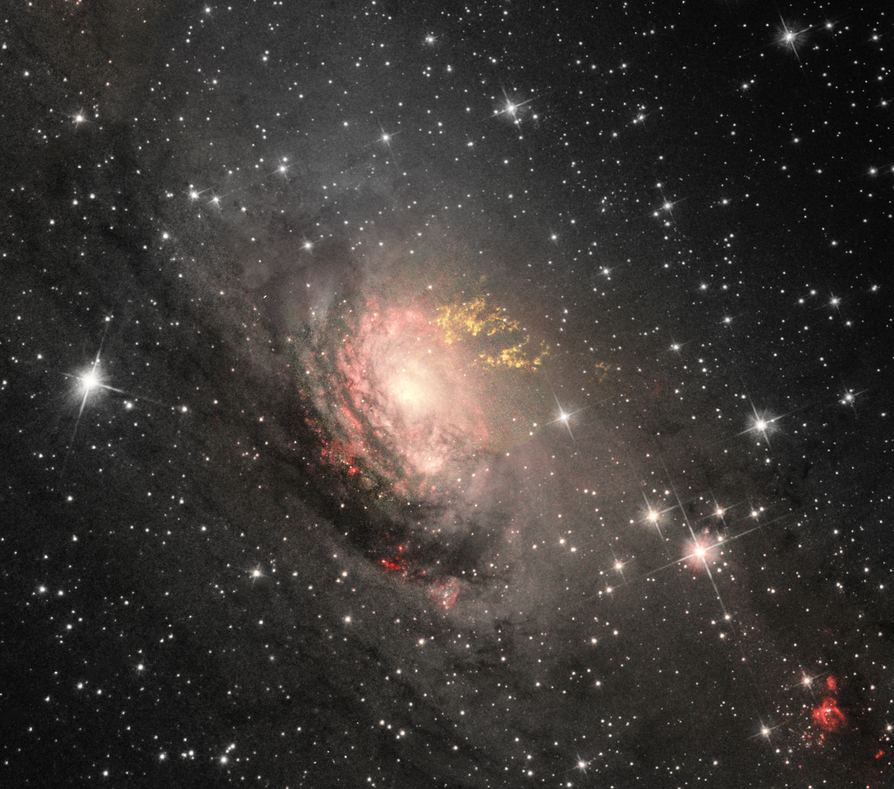
#> input picture images/galaxy.png, 894 x 789 px, shrunk from 1160 x 1024 before the run, found by its file name
$ python imageCompression.py
#> lines starting #> are read from the running program, lines starting #| are printed output that depends on the picture
#Realized by Alexandru-Andrei Carmici and Mihai Necula

import numpy as np
import matplotlib.pyplot as plt
import matplotlib.image as mpimg
from os import path
import random

random.seed(0)

def rgb2gray(rgb):
    return np.dot(rgb[...,:3], [0.2989, 0.5870, 0.1140])

name = input("Write image name or EXIT to exit: ")
#> the answer given: images/galaxy.png

if name == "EXIT":
    exit()
else:
    way="./images/"+name
    backupway="../images/"+name

    if not path.exists(way) and not path.exists(backupway):
        print("\nERROR! FILE DOES NOT EXISTS!")
        input()
        exit()
    elif path.exists(backupway):
        way = backupway

    Img =  mpimg.imread(way)
#> Img is the input picture: shape (789, 894, 3) float32; mean R, G, B 0.236, 0.218, 0.206
    plt.axis("off")
    plt.title(name)
    plt.imshow(Img)
    plt.show()

    grayImg = rgb2gray(Img)
#> in rgb2gray, `return np.dot(rgb[...,:3], [0.2989, 0.5870, 0.1140])`:
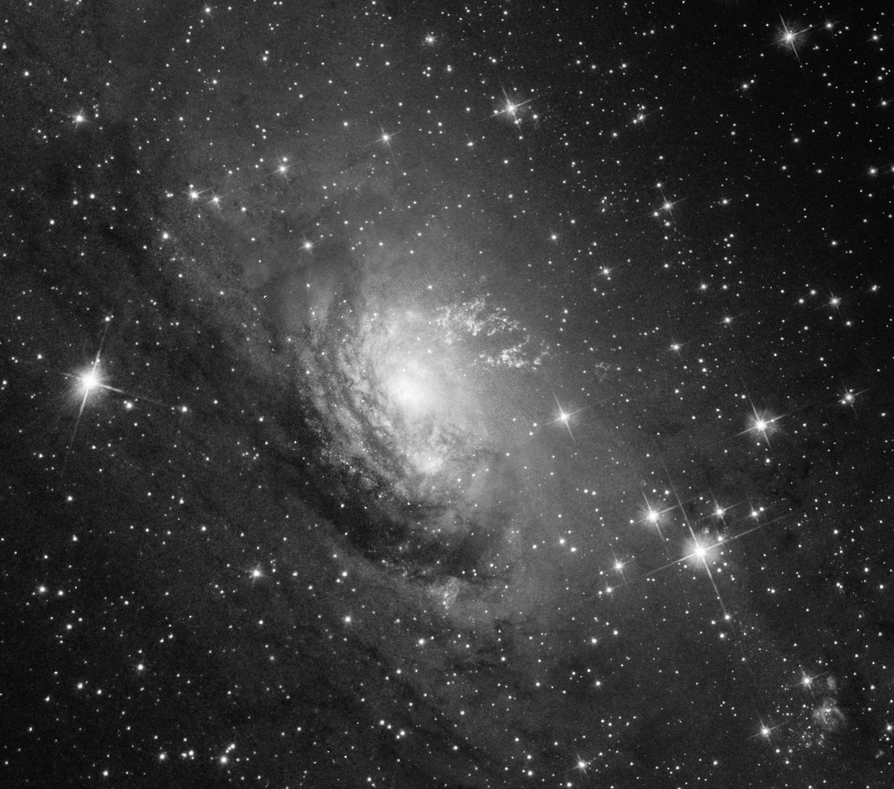
#> returned value: shape (789, 894) float64; min 0.00784, max 1, mean 0.222

    U,S,V = np.linalg.svd(grayImg)
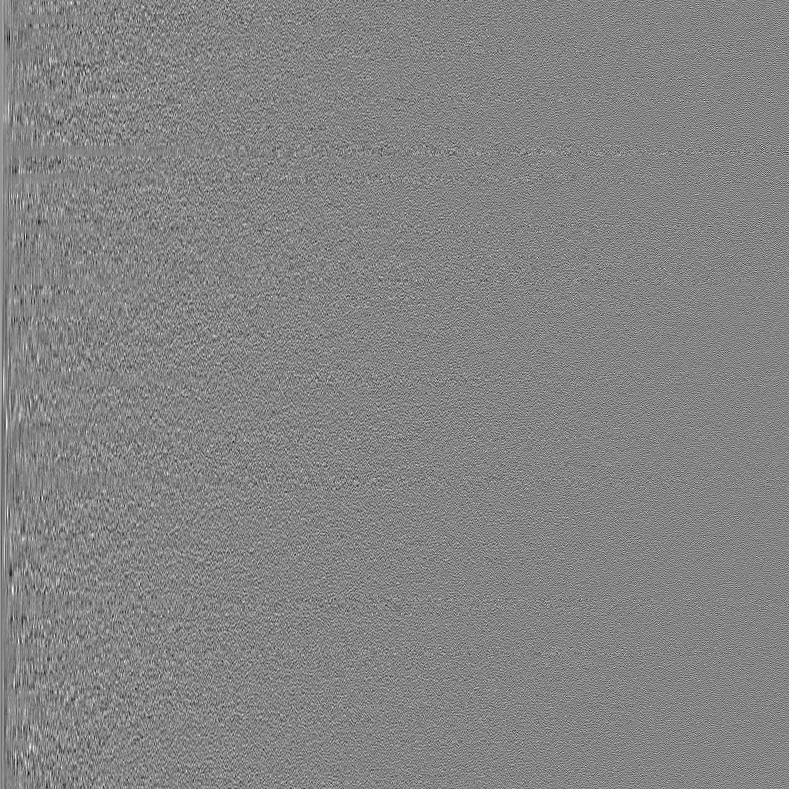
#> U: shape (789, 789) float64; min -0.212, max 0.196, mean 4.65e-05; drawn with min black and max white
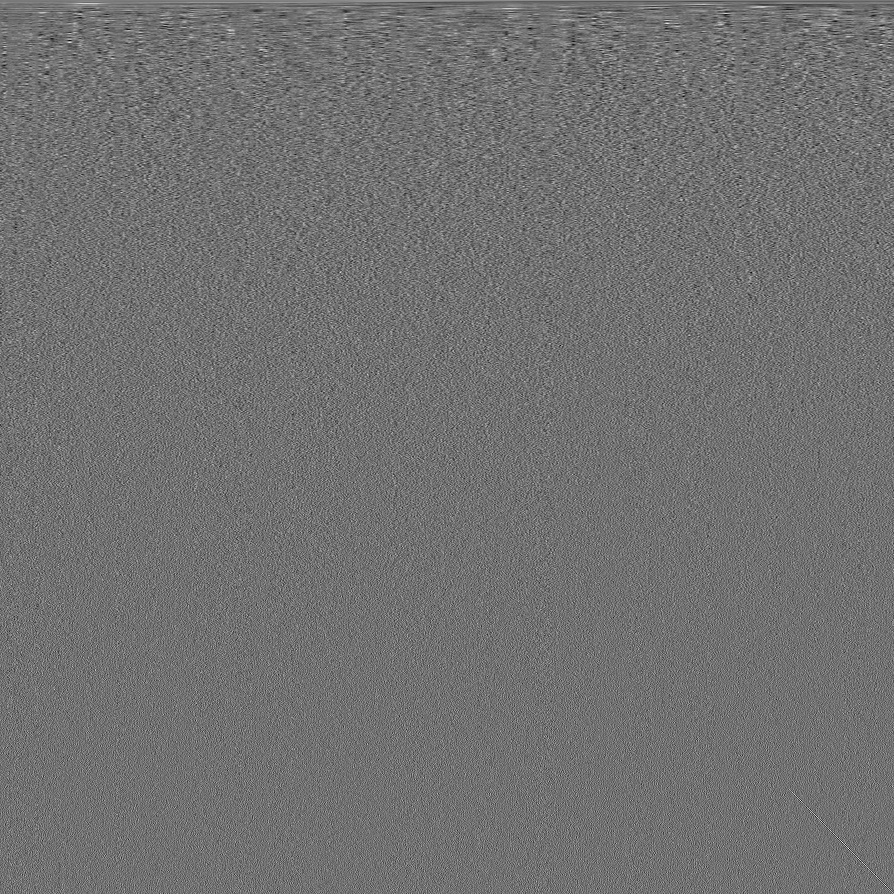
#> V: shape (894, 894) float64; min -0.19, max 0.236, mean 4.75e-05; drawn with min black and max white
#> S = 789 values, max 210.4 at index 0, min 0.0244 at index 788, mean 1.66

    sigmas = np.diag(S)

    rank = random.randint(0,100)
    print("Rank: ",rank)
    aprox_img = U[:,:rank] @ np.diag(S[:rank]) @ V[:rank,:]
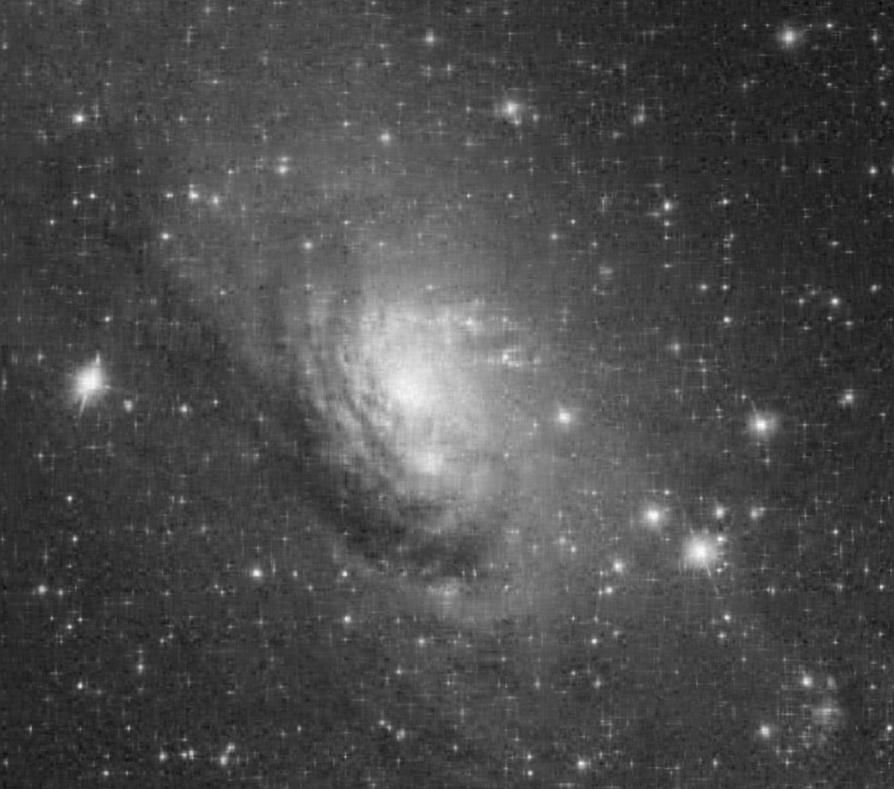
#> aprox_img: shape (789, 894) float64; min -0.123, max 1.04, mean 0.222; drawn with min black and max white
    plt.axis("off")
    plt.title("Compressed "+name)
    plt.imshow(aprox_img, cmap=plt.get_cmap('gray'), vmin = 0, vmax = 1)
    plt.show()
